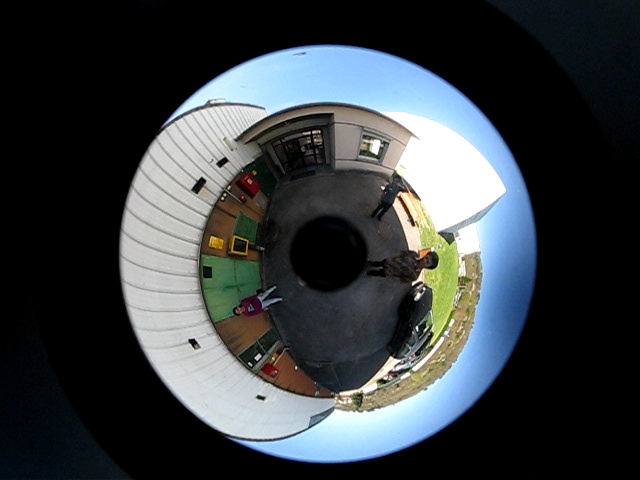
%> input picture omnidirectional-images/Sobel_in_Sphere/images/Cata0047.jpg, 640 x 480 px
$ octave Sobel_Sphere_.m   (GNU Octave 9; MATLAB toolbox functions it lacks are replaced by stand-ins)
%> lines starting %> are read from the running program, lines starting %| are printed output that depends on the picture; in (x1, y1, x2, y2) boxes, pixels count from 0 and x2, y2 are one past the last pixel; in counts of white or black regions, pixels touching at a corner belong together; the program's own positions count from 1
clear;
close all
warning off;
% séquence
I1=double(rgb2gray(imread('images/Cata0047.jpg')));
%> I1: size 480x640 double; min 0, max 255, mean 62.1
 figure;imshow(uint8(I1));

y0=size(I1,2)/2;
%> y0 = 320
I=I1(1:size(I1,1),floor(y0-size(I1,1)/2):floor(y0+size(I1,1)/2-1));
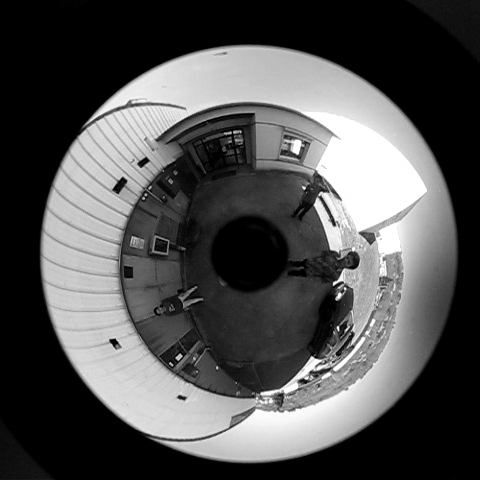
%> I: size 480x480 double; min 0, max 255, mean 82.1
%figure;imshow(uint8(I));

% paramètres omni <--> perspective
alphau=487.6209324/2;
alphav=472.6740525/2;
h =0.8685267683;
u0=249;
v0=250;
sx=480;
sy=480;
phi1= 0:2*pi/479:2*pi;
theta1= pi/2:pi/958:pi;
[X1,Y1]=meshgrid(1:sy,1:sx);

%defined and the spherical coordinates phi and theta are calculated using meshgrid
[phi,theta] = meshgrid( linspace(0, 2*pi, 480), ...
    linspace(pi/2, pi ,480));

%%C = A.*B
%The spherical coordinates are then converted to Cartesian coordinates X, Y, and Z
Z=cos(theta);
X=h*cot(theta/2).*cos(phi);
Y=h*cot(theta/2).*sin(phi);

%Finally, the original image is interpolated onto the new coordinates using interp2
u=alphau*Y+v0;
v=alphav*X+u0;
[X1,Y1]=meshgrid(1:size(I,2),1:size(I,1));
Is = interp2(X1,Y1,I,u,v,'cubic') ;
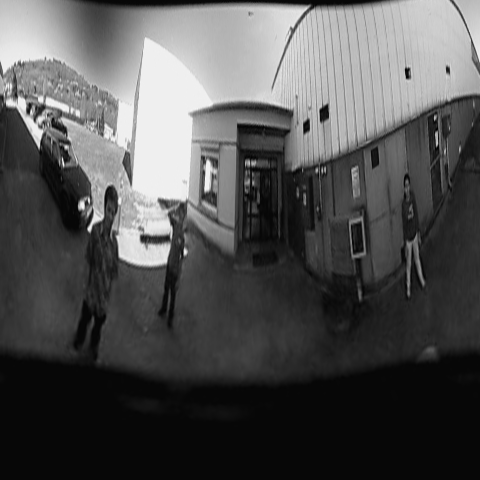
%> Is: size 480x480 double; min -8.2, max 271.5, mean 82.5; drawn with min black and max white

%function with the 'cubic' method and is displayed as an omnidirectional projection using the surf function.
%The result is a 3D plot of the image on a sphere where the image color is mapped onto the surface.
%figure;imshow(uint8(Is));

figure;imshow(uint8(Is));
%Is = imcrop(Is,[10 9 480 480]);
Is_am = imcrop(Is,[10 9 480 370]);
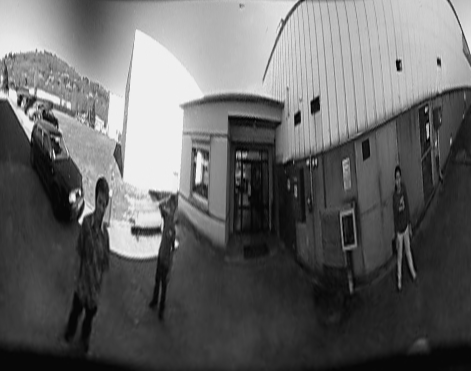
%> Is_am: size 371x471 double; min -8.2, max 271.5, mean 104.8; drawn with min black and max white
%figure;imshow(uint8(Is_am));
%figure,colormap(gray),axis off,surf(X,Y,Z,'facecolor','texturemap','cdata',Is,'edgecolor','none');


%------------------Sobel Filter in 2D---------------------------------------------------

% Create Sobel kernels
kernel_x = [-1 0 1; -2 0 2; -1 0 1];
kernel_y = [-1 -2 -1; 0 0 0; 1 2 1];

% Convolve image with kernels
gradient_x = conv2(double(Is), kernel_x, 'same');
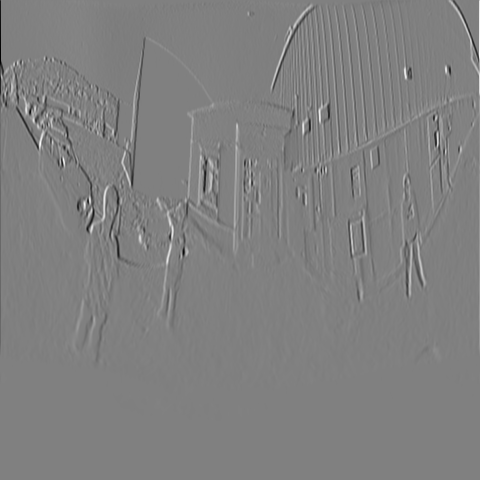
%> gradient_x: size 480x480 double; min -1006.9, max 993.2, mean 0; drawn with min black and max white
gradient_y = conv2(double(Is), kernel_y, 'same');
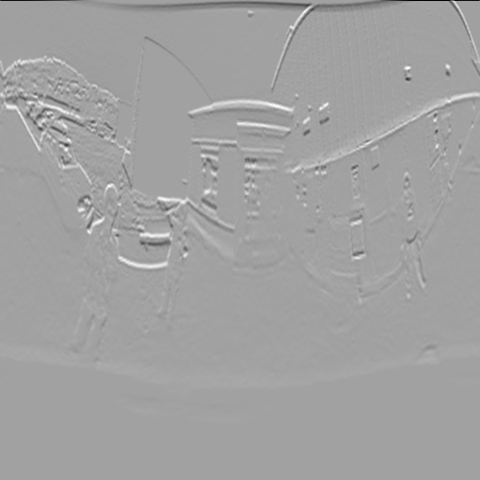
%> gradient_y: size 480x480 double; min -891.2, max 513.5, mean 0.5; drawn with min black and max white

% Compute magnitude of gradient
magnitude = sqrt(gradient_x.^2 + gradient_y.^2);

% Normalize magnitude values
magnitude = (magnitude / max(magnitude(:))) * 255;

% Apply threshold to create binary edge map
threshold = 50;
edges = zeros(size(magnitude));
edges(magnitude > threshold) = 255;
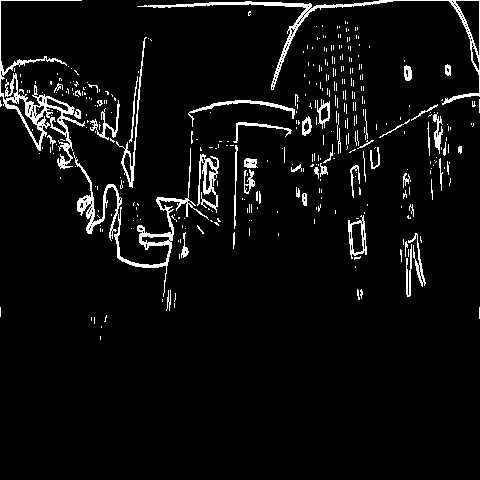
%> edges: size 480x480 double; 5.3% white in thin lines or dots, all inside (x1, y1, x2, y2) = (0, 0, 480, 340)

% Display the resulting edge-detected image
figure;imshow(edges);title('Sobel Filter in 2D');

figure,colormap(gray),axis off,surf(X,Y,Z,'facecolor','texturemap','cdata',edges,'edgecolor','none');
title('Sobel Filter in 2D');

%--------------------Sobel Filter in sphere-------------------------------------------------

% compute the matrices of Sobel for I_theta and 1/sin(theta)
P_theta = [-1 -2 -1; 0 0 0; 1 2 1]/8;
P_phi = [-1 0 1; -2 0 2; -1 0 1]/8;

% compute the partial derivatives of the interpolated image Is with respect to theta and phi using the Sobel filters
I_theta = conv2(Is, P_theta, 'same');
I_phi = conv2(Is, P_phi, 'same');

% compute the value of 1/sin(theta) at each point
sin_theta = sin(theta);
sin_theta(sin_theta == 0) = eps; % avoid division by zero
one_over_sin_theta = 1./sin_theta;

% compute the partial derivative of the interpolated image Is with respect to phi using the Sobel filter and the value of 1/sin(theta)
I_phi_over_sin_theta = conv2(one_over_sin_theta.*Is, P_phi, 'same');

% display the results
%figure;imshow(uint8(Is));
%title('Interpolated Image');

figure;imshow(I_theta, []);
title('Partial derivative with respect to theta');

figure;imshow(I_phi, []);
title('Partial derivative with respect to phi');

% Compute the gradient magnitude and direction
mag = sqrt(I_theta.^2 + I_phi_over_sin_theta.^2);

%figure;imshow(I_phi_over_sin_theta, []);
%title('Partial derivative with respect to phi, divided by sin(theta)');

figure;imshow(mag, []);title('Sobel Filter in Sphere');
figure,colormap(gray),axis off,surf(X,Y,Z,'facecolor','texturemap','cdata',mag,'edgecolor','none');
title('Sobel Filter in sphere');
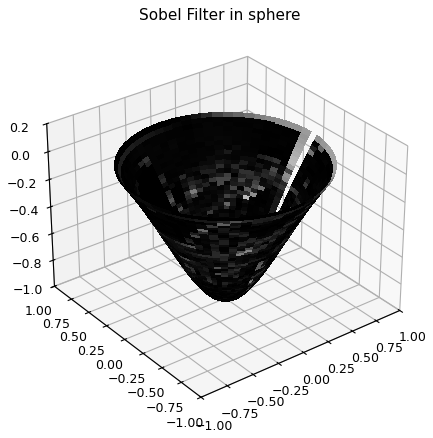
%> figure redrawn from the program's plot data
